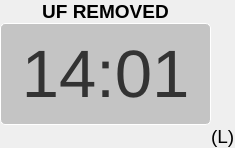
                          <widget class="QFrame" name="frame_32">
                           <property name="frameShape">
                            <enum>QFrame::NoFrame</enum>
                           </property>
                           <property name="frameShadow">
                            <enum>QFrame::Raised</enum>
                           </property>
                           <layout class="QHBoxLayout" name="horizontalLayout_18">
                            <property name="spacing">
                             <number>0</number>
                            </property>
                            <property name="leftMargin">
                             <number>0</number>
                            </property>
                            <property name="topMargin">
                             <number>0</number>
                            </property>
                            <property name="rightMargin">
                             <number>0</number>
                            </property>
                            <property name="bottomMargin">
                             <number>0</number>
                            </property>
                            <item>
                             <widget class="QFrame" name="frame_33">
                              <property name="frameShape">
                               <enum>QFrame::NoFrame</enum>
                              </property>
                              <property name="frameShadow">
                               <enum>QFrame::Raised</enum>
                              </property>
                              <layout class="QGridLayout" name="gridLayout_14">
                               <property name="leftMargin">
                                <number>0</number>
                               </property>
                               <property name="topMargin">
                                <number>0</number>
                               </property>
                               <property name="rightMargin">
                                <number>0</number>
                               </property>
                               <property name="bottomMargin">
                                <number>0</number>
                               </property>
                               <property name="spacing">
                                <number>0</number>
                               </property>
                               <item row="1" column="0">
                                <widget class="QPushButton" name="ufrmv_button">
                                 <property name="minimumSize">
                                  <size>
                                   <width>211</width>
                                   <height>102</height>
                                  </size>
                                 </property>
                                 <property name="maximumSize">
                                  <size>
                                   <width>211</width>
                                   <height>102</height>
                                  </size>
                                 </property>
                                 <property name="styleSheet">
                                  <string notr="true">font: 50pt;
color: #333;
background: #C4C4C4;
border: 1px solid #FFFFFF;
box-sizing: border-box;
box-shadow: 0px 4px 4px rgba(0, 0, 0, 0.25);
border-radius: 5px;</string>
                                 </property>
                                 <property name="text">
                                  <string>14:01</string>
                                 </property>
                                </widget>
                               </item>
                               <item row="0" column="0">
                                <widget class="QLabel" name="label_17">
                                 <property name="font">
                                  <font>
                                   <pointsize>14</pointsize>
                                   <weight>75</weight>
                                   <bold>true</bold>
                                  </font>
                                 </property>
                                 <property name="styleSheet">
                                  <string notr="true"/>
                                 </property>
                                 <property name="text">
                                  <string>UF REMOVED</string>
                                 </property>
                                 <property name="alignment">
                                  <set>Qt::AlignCenter</set>
                                 </property>
                                </widget>
                               </item>
                               <item row="2" column="1">
                                <widget class="QLabel" name="label_39">
                                 <property name="font">
                                  <font>
                                   <pointsize>14</pointsize>
                                  </font>
                                 </property>
                                 <property name="styleSheet">
                                  <string notr="true"/>
                                 </property>
                                 <property name="text">
                                  <string>(L)</string>
                                 </property>
                                 <property name="alignment">
                                  <set>Qt::AlignLeading|Qt::AlignLeft|Qt::AlignTop</set>
                                 </property>
                                </widget>
                               </item>
                              </layout>
                             </widget>
                            </item>
                           </layout>
                          </widget>
